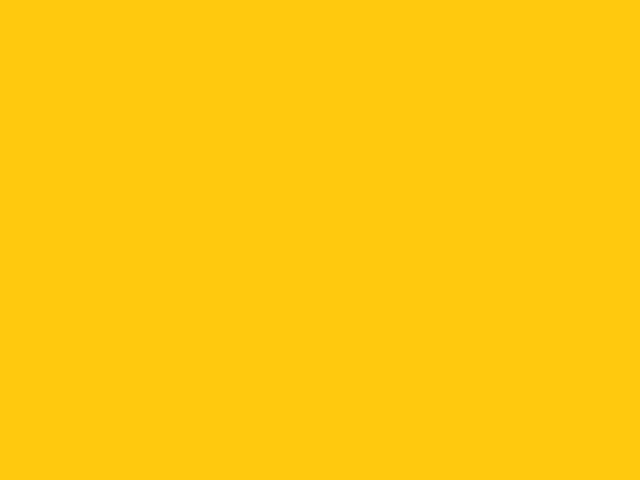
//> input picture data/background.png, 640 x 480 px
$ ./main   (built with g++ and OpenCV 4)
//> lines starting //> are read from the running program, lines starting //| are printed output that depends on the picture
#include <iostream>
#include "classificator.h"
#include <ctime>
//#include "detector.h"
#include <vector>
string labels[3] = { "Paper","Rock","Scissiors" };
string win[3] = { "Scissiors","Paper","Rock" };

Point pt(-1, -1);
bool newCoords = false;
int x, y;
Mat frame;


// [31 lines left out: functions DrawGrid14, DrawGrid8, mouse_callback, not called in this run]
//Draw start menu
void Menu(Mat image)
{
	//DrawGrid14(image);
	putText(image, "Menu", Point(image.cols/8 * 3, image.rows / 8 * 2.5), FONT_ITALIC, 2, Scalar(255, 255, 255), 3);
	putText(image, "Play", Point(image.cols/8 * 1, image.rows / 8 * 4.5), FONT_ITALIC, 2, Scalar(255, 255, 255), 5);
	putText(image, "Exit", Point(image.cols/8* 5.5, image.rows / 8 * 4.5), FONT_ITALIC, 2, Scalar(255, 255, 255), 5);
}

//Draw fairgame
// [57 lines left out: functions Level, Func, not called in this run]

int main()
{
	//Initialize
	VideoCapture cap(0);
	if (!cap.isOpened()) {
		cout << "Error opening cam" << endl;
		return -1;
	}
	srand(time(NULL));
	Mat menu = imread("../../rps/data/background.png");
//> menu is the input picture: 480 rows x 640 cols, CV_8UC3; mean B, G, R 14, 201, 255
	Mat copy = imread("../../rps/data/background.png");
	Mat rock = imread("../../rps/data/rock.jpg");
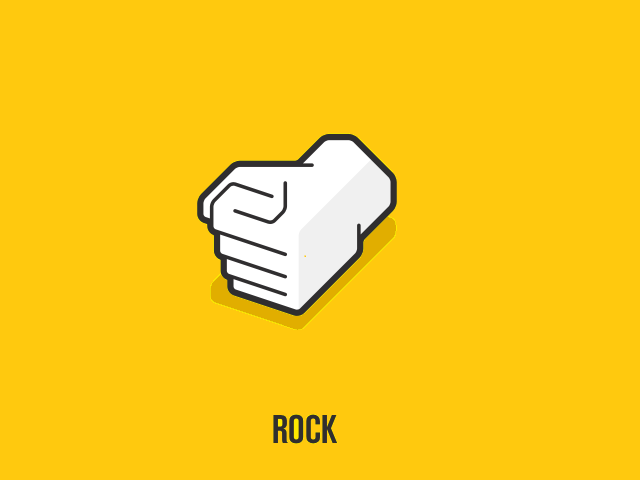
//> input picture data/rock.jpg, 640 x 480 px
//> rock is the input picture: 480 rows x 640 cols, CV_8UC3; mean B, G, R 28.8, 200.8, 250.3
	Mat paper = imread("../../rps/data/paper.jpg");
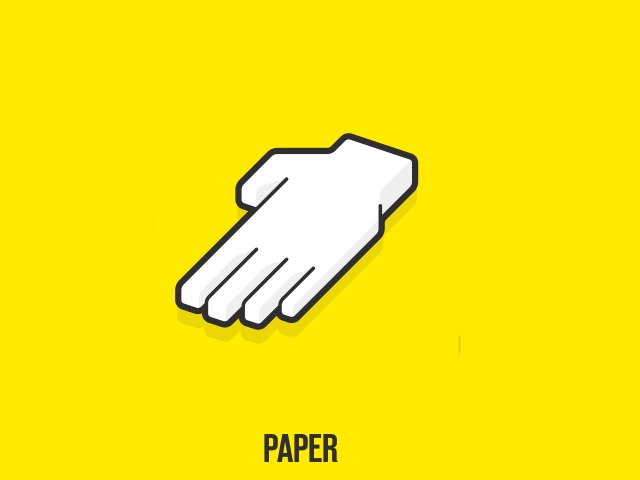
//> input picture data/paper.jpg, 640 x 480 px
//> paper is the input picture: 480 rows x 640 cols, CV_8UC3; mean B, G, R 19.4, 231.1, 250.1
	Mat scrissors = imread("../../rps/data/scissors.jpg");
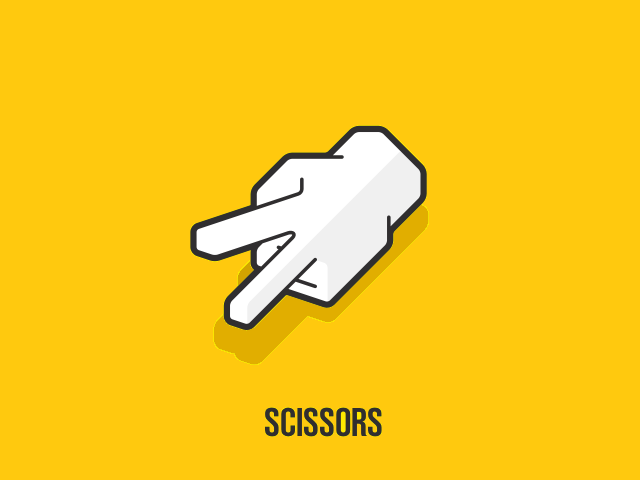
//> input picture data/scissors.jpg, 640 x 480 px
//> scrissors is the input picture: 480 rows x 640 cols, CV_8UC3; mean B, G, R 30.5, 200.2, 249
	if (!menu.data && !rock.data && !paper.data && !scrissors.data )
	{
		printf("Error loading image \n");
		return -1;
	}
	namedWindow("rps", WINDOW_AUTOSIZE);
	setMouseCallback("rps", mouse_callback);
	cap >> frame;
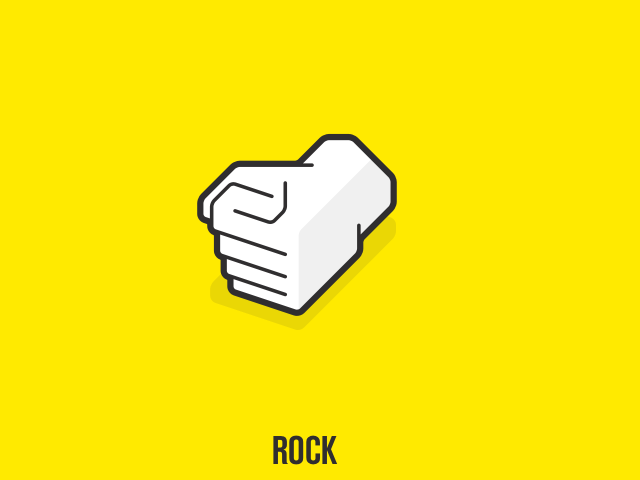
//> input picture data/rock.png, 640 x 480 px, given in place of the camera
//> frame is the input picture: 480 rows x 640 cols, CV_8UC3; mean B, G, R 16.2, 231.1, 250.4
	resize(menu, menu, Size(frame.cols, frame.rows));
	resize(copy, copy, Size(frame.cols, frame.rows));
	resize(rock, rock, Size(frame.cols, frame.rows));
	resize(paper, paper, Size(frame.cols, frame.rows));
	resize(scrissors, scrissors, Size(frame.cols, frame.rows));

	cout << frame.cols << endl << frame.rows << endl;
//| 640
//| 480

	x = menu.cols / 14;
//> x = 45
	y = menu.rows / 14;
//> y = 34
	bool exit = false;
	while (!exit) {
		Menu(menu);
//> in Menu, `putText(image, "Exit", Point(image.cols/8* 5.5, image.rows / 8 * 4.5),..`:
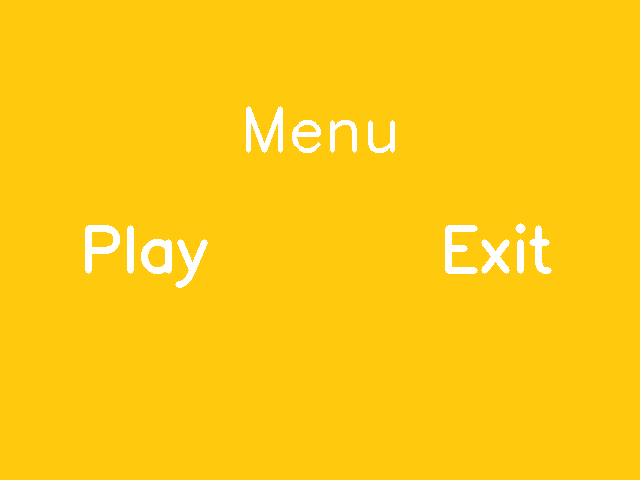
//> image: 480 rows x 640 cols, CV_8UC3; mean B, G, R 19, 202.1, 255
		//DrawGrid14(menu);
		imshow("rps", menu);
		char c = (char) waitKey(2);
//> the 'q' key is pressed
		if (c == 'q')
			exit = true;
		if (newCoords||c=='p')
		{
			if ((pt.x > x * 2 && pt.x<x * 5 && pt.y>y * 6.5 && pt.y < y * 8) || c == 'p')
			{
				int bot_score = 0, player_score = 0;
				newCoords = false;
				int level=Level(copy);
				cout << "play" << endl;
				bool menu = false;
				cout << frame.cols << "  " << frame.rows << endl;
				Rect rect(Point(0, 0), Point(frame.cols , frame.rows ));
				while (!menu)
				{
					HandClassificator ds;
					double confidence;
					Point classIdPoint;
					int wait_ = 3;
					cap >> frame;
					newCoords = false;
					//Draw 3 2 1
					while (wait_ > 0) {
						int f = 0;
						while (f != 30)
						{
							cap >> frame;
							putText(frame, to_string(wait_), Point(frame.cols / 8 * 3.6, frame.rows / 8), FONT_ITALIC, 2, Scalar(255, 255, 255), 2);
							putText(frame, "Exit", Point(frame.cols / 8 * 7, frame.rows / 8 -20), FONT_ITALIC, 1, Scalar(255, 255, 255), 2);
							rectangle(frame, rect, Scalar(0, 0, 255), 2);
							imshow("rps", frame);
							c = (char) waitKey(2);
							if (newCoords || c == 'q')
								if ((pt.x >  frame.cols/8 * 7 && pt.y < frame.rows / 8) || c == 'q')
								{
									wait_ = -1;
									menu = true;
									cout << "exit" << endl;
									break;
								}
							f++;
						}
						wait_--;
					}
					if (wait_ == -2)
						break;
					//Draw 0-Play
					int f = 0;
					newCoords = false;
					while (f != 30)
					{

						cap >> frame;
						putText(frame, "Play", Point(frame.cols / 8 * 3.2, frame.rows / 8), FONT_ITALIC, 2, Scalar(255, 255, 255), 2);
						putText(frame, "Exit", Point(frame.cols / 8 * 7, frame.rows / 8 - 20), FONT_ITALIC, 1, Scalar(255, 255, 255), 2);
						rectangle(frame, rect, Scalar(127, 255, 0), 2);
						imshow("rps", frame);
						c = (char)waitKey(2);
						if (newCoords || c == 'q')
							if ((pt.x >  frame.cols / 8 * 7 && pt.y < frame.rows / 8) || c == 'q')
							{
								cout << "exit" << endl;
								menu = true;
								break;
							}
						f++;
					}
					newCoords = false;
					int i = 0;
					vector<int> res(3);
					res[0] = 0; res[1] = 0; res[2] = 0;
					int fff = 0;  //first fifteen frame
					while (fff != 15) {
						cap >> frame;
						putText(frame, "Exit", Point(frame.cols / 8 * 7, frame.rows / 8 - 20), FONT_ITALIC, 1, Scalar(255, 255, 255), 2);
						imshow("rps", frame);
						c = (char)waitKey(1);
						if (newCoords || c == 'q') {
							if ((pt.x > frame.cols / 8 * 7 && pt.y < frame.rows / 8) || c == 'q')
							{
								cout << "exit" << endl;
								menu = true;
								break;
							}
						}
						minMaxLoc(ds.Classify(frame), 0, &confidence, 0, &classIdPoint);
						if (confidence > 0.7)
							res[classIdPoint.x]++;
						fff++;
					}
					int class1 = 0; //Who is have max confidence
					for (int i = 1; i < res.size(); i++) {
						if (res[i] > res[class1])
							class1 = i;
					}

					if (level == 3) {
						cout << "win class -" << class1 << "\t" << win[class1] << endl;
						f = 0;
						bot_score++;
						if (class1 == 0)
						{

							scrissors.copyTo(frame);


							//waitKey(200);

						}
						else if (class1 == 1)
						{

							paper.copyTo(frame);

							//waitKey(200);
						}
						else if (class1 == 2)
						{
							rock.copyTo(frame);


							//waitKey(200);
						}
						while (f != 30)
						{


							putText(frame, "You lose", Point(frame.cols / 8 * 2, frame.rows / 8 * 2), FONT_ITALIC, 2, Scalar(255, 255, 255), 3);
							putText(frame, "Exit", Point(frame.cols / 8 * 7, frame.rows / 8 - 20), FONT_ITALIC, 1, Scalar(255, 255, 255), 2);
							putText(frame, to_string(player_score), Point(frame.cols / 28 * 5, frame.rows / 24 * 6), FONT_ITALIC, 2, Scalar(255, 255, 255), 3);
							putText(frame, to_string(bot_score), Point(frame.cols / 28 * 20, frame.rows / 24 * 6), FONT_ITALIC, 2, Scalar(255, 255, 255), 3);
							imshow("rps", frame);
							c = (char)waitKey(150);
							if (newCoords || c == 'q')
								if ((pt.x > frame.cols / 8 * 7 && pt.y < frame.rows / 8) || c == 'q')
								{
									cout << "exit" << endl;
									menu = true;
									break;
								}
							f++;
						}
						cout << "bot win" << endl;
						cout << "Player " << player_score << " : " << bot_score << " Bot " << endl;
					}
					else if (level == 2)
					{

						int luck = rand() % 3;
						if (luck == 0) //nobody win and lose
						{
							f = 0;
							cout << "Draw" << endl;
							if (class1 == 2)
							{

								scrissors.copyTo(frame);

							}
							else if (class1 == 0)
							{

								paper.copyTo(frame);
							}
							else if (class1 == 1)
							{
								rock.copyTo(frame);


							}
							while (f != 30)
							{

								putText(frame, "Draw", Point(frame.cols / 8 * 2, frame.rows / 8 * 2), FONT_ITALIC, 2, Scalar(255, 255, 255), 3);
								putText(frame, "Exit", Point(frame.cols / 8 * 7, frame.rows / 8 - 20), FONT_ITALIC, 1, Scalar(255, 255, 255), 2);
								putText(frame, to_string(player_score), Point(frame.cols / 28 * 5, frame.rows / 24 * 6), FONT_ITALIC, 2, Scalar(255, 255, 255), 3);
								putText(frame, to_string(bot_score), Point(frame.cols / 28 * 20, frame.rows / 24 * 6), FONT_ITALIC, 2, Scalar(255, 255, 255), 3);
								imshow("rps", frame);
								c = (char)waitKey(150);
								if (newCoords || c == 'q')
									if ((pt.x > frame.cols / 8 * 7 && pt.y < frame.rows / 8) || c == 'q')
									{
										cout << "exit" << endl;
										menu = true;
										break;
									}
								f++;
							}
							cout << "DRAW!!!!" << endl;

						}
						else if (luck == 1)//lose
						{
							cout << "win class -" << class1 << "\t" << win[class1] << endl;
							f = 0;
							bot_score++;
							if (class1 == 0)
							{

								scrissors.copyTo(frame);

							}
							else if (class1 == 1)
							{

								paper.copyTo(frame);
							}
							else if (class1 == 2)
							{
								rock.copyTo(frame);

							}
							while (f != 30)
							{

								putText(frame, "You lose", Point(frame.cols / 8 * 2, frame.rows / 8 * 2), FONT_ITALIC, 2, Scalar(255, 255, 255), 3);
								putText(frame, "Exit", Point(frame.cols / 8 * 7, frame.rows / 8 - 20), FONT_ITALIC, 1, Scalar(255, 255, 255), 2);
								putText(frame, to_string(player_score), Point(frame.cols / 28 * 5, frame.rows / 24 * 6), FONT_ITALIC, 2, Scalar(255, 255, 255), 3);
								putText(frame, to_string(bot_score), Point(frame.cols / 28 * 20, frame.rows / 24 * 6), FONT_ITALIC, 2, Scalar(255, 255, 255), 3);
								imshow("rps", frame);
								c = (char)waitKey(150);
								if (newCoords || c == 'q')
									if ((pt.x > frame.cols / 8 * 7 && pt.y < frame.rows / 8) || c == 'q')
									{
										cout << "exit" << endl;
										menu = true;
										break;
									}
								f++;
							}
							cout<<"bot win"<<endl;
							cout << "Player " << player_score << " : " << bot_score << " Bot " << endl;
						}
						else //player win
						{
							f = 0;
							player_score++;
							if (class1 == 0)
							{
								rock.copyTo(frame);

							}
							else if (class1 == 1)
							{

								scrissors.copyTo(frame);

							}
							else if (class1 == 2)
							{
								paper.copyTo(frame);
							}
							while (f != 30)
							{

								putText(frame, "You win", Point(frame.cols / 8 * 2, frame.rows / 8 * 2), FONT_ITALIC, 2, Scalar(255, 255, 255), 3);
								putText(frame, "Exit", Point(frame.cols / 8 * 7, frame.rows / 8 - 20), FONT_ITALIC, 1, Scalar(255, 255, 255), 2);
								putText(frame, to_string(player_score), Point(frame.cols / 28 * 5, frame.rows / 24 * 6), FONT_ITALIC, 2, Scalar(255, 255, 255), 3);
								putText(frame, to_string(bot_score), Point(frame.cols / 28 * 20, frame.rows / 24 * 6), FONT_ITALIC, 2, Scalar(255, 255, 255), 3);
								imshow("rps", frame);
								c = (char)waitKey(150);
								if (newCoords || c == 'q')
									if ((pt.x > frame.cols / 8 * 7 && pt.y < frame.rows / 8) || c == 'q')
									{
										cout << "exit" << endl;
										menu = true;
										break;
									}
								f++;
							}
							cout << "Player win" << endl;
							cout << "Player " << player_score << " : " << bot_score << " Bot " << endl;
						}
					} ///end level 2
					else if (level == 1)
					{
						int luck = rand() % 4;
						if (luck == 1 || luck == 2 || luck == 3) //Player win
						{
							f = 0;
							player_score++;
							if (class1 == 0)
							{
								rock.copyTo(frame);
							}
							else if (class1 == 1)
							{

								scrissors.copyTo(frame);
							}
							else if (class1 == 2)
							{
								paper.copyTo(frame);
							}
							while (f != 30)
							{

								putText(frame, "You win", Point(frame.cols / 8 * 2, frame.rows / 8 * 2), FONT_ITALIC, 2, Scalar(255, 255, 255), 3);
								putText(frame, "Exit", Point(frame.cols / 8 * 7, frame.rows / 8 - 20), FONT_ITALIC, 1, Scalar(255, 255, 255), 2);
								putText(frame, to_string(player_score), Point(frame.cols / 28 * 5, frame.rows / 24 * 6), FONT_ITALIC, 2, Scalar(255, 255, 255), 3);
								putText(frame, to_string(bot_score), Point(frame.cols / 28 * 20, frame.rows / 24 * 6), FONT_ITALIC, 2, Scalar(255, 255, 255), 3);
								imshow("rps", frame);
								c = (char)waitKey(150);
								if (newCoords || c == 'q')
									if ((pt.x > frame.cols / 8 * 7 && pt.y < frame.rows / 8) || c == 'q')
									{
										cout << "exit" << endl;
										menu = true;
										break;
									}
								f++;
							}
							cout << "Player win" << endl;
							cout << "Player " << player_score << " : " << bot_score << " Bot " << endl;
						}
						else
						{
							f = 0;
							bot_score++;
							if (class1 == 0)
							{

								scrissors.copyTo(frame);


							}
							else if (class1 == 1)
							{

								paper.copyTo(frame);

							}
							else if (class1 == 2)
							{
								rock.copyTo(frame);


							}

							while (f != 30)
							{
								putText(frame, "You lose", Point(frame.cols / 8 * 2, frame.rows / 8 * 2), FONT_ITALIC, 2, Scalar(255, 255, 255), 3);
								putText(frame, "Exit", Point(frame.cols / 8 * 7, frame.rows / 8 - 20), FONT_ITALIC, 1, Scalar(255, 255, 255), 2);
								putText(frame, to_string(player_score), Point(frame.cols / 28 * 5, frame.rows / 24 * 6), FONT_ITALIC, 2, Scalar(255, 255, 255), 3);
								putText(frame, to_string(bot_score), Point(frame.cols / 28 * 20, frame.rows / 24 * 6), FONT_ITALIC, 2, Scalar(255, 255, 255), 3);
								imshow("rps", frame);
								c = (char)waitKey(150);
								if (newCoords || c == 'q')
									if ((pt.x > frame.cols / 8 * 7 && pt.y < frame.rows / 8) || c == 'q')
									{
										cout << "exit" << endl;
										menu = true;
										break;
									}
								f++;
							}
							cout << "bot win" << endl;
							cout << "Player " << player_score << " : " << bot_score << " Bot " << endl;
						}

					}
					cout << "the end" << endl;
				}
			}

			if (pt.x > x * 9.7 && pt.x<x * 12.3 && pt.y>y * 6.5 && pt.y < y * 8)
				exit = true;
			cout << pt.x << "   " << pt.y << endl;
			newCoords = false;
		}

	}
	return 0;
}

// [106 lines of commented-out code are left out]
